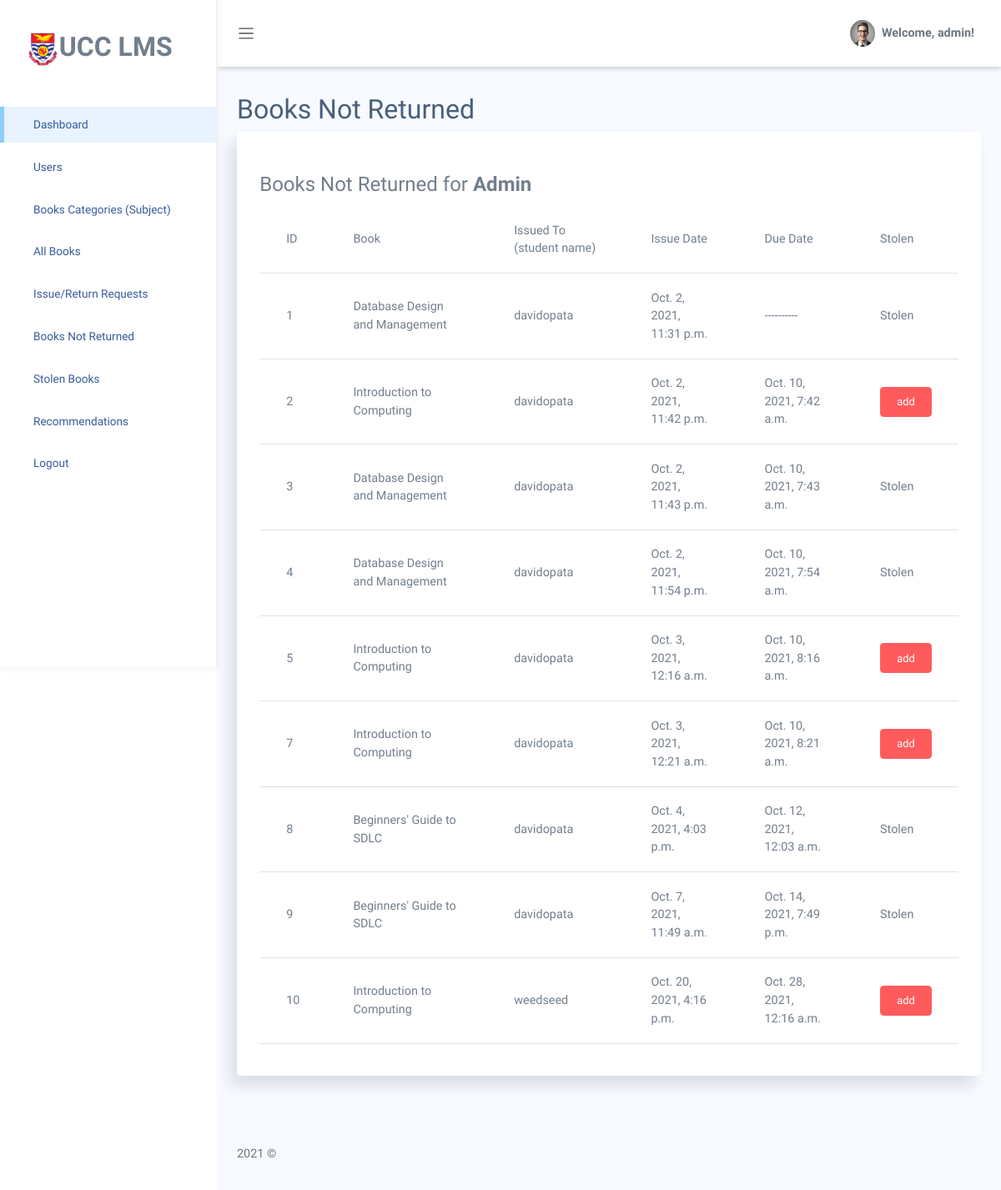
The page /books-not-returned/ (signed in) on the database as committed earlier.
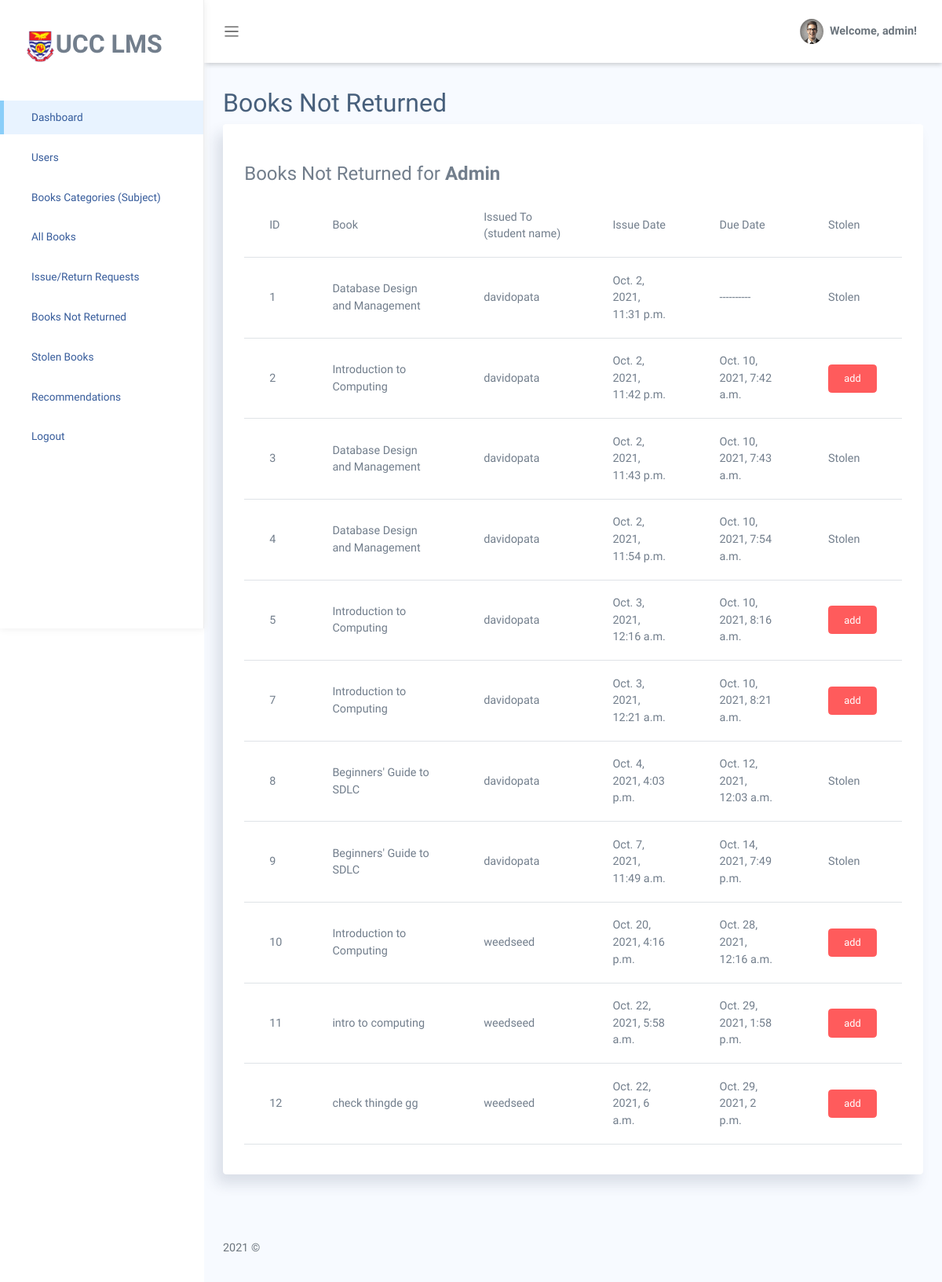
The same page on the database as committed later.
### ucclms/models.py (models this page shows, shortened)
class BookRecord(models.Model):
    book = ForeignKey(Book, on_delete=models.CASCADE)
    user = models.ForeignKey(User, blank=False, null=False, on_delete=models.CASCADE)
    date_of_issue = models.DateTimeField(auto_now_add=True)
    due_date = models.DateTimeField(blank=True, null=True)
    date_of_return = models.DateTimeField(null=True, blank=True)
    dues = models.IntegerField(null=True, blank=True, default=0 )
    renewals_left = models.IntegerField(null=True, blank=True, default=0 )

class Book(models.Model):
    title = models.CharField(max_length = 255, blank=False, null=False)
    publisher = models.CharField(max_length = 255, blank=True, null=True)
    availability = models.IntegerField(default=0, blank=True, null=True)
    year = models.CharField(max_length = 4, blank=True, null=True)
    author = models.CharField(max_length = 255, blank=True, null=True)
    location = models.CharField(max_length = 255, blank=True, null=True)
    subject = models.ForeignKey(Subject, on_delete=models.SET_NULL, null=True, blank=True, related_name='booksubject')
    is_stolen = models.BooleanField(default=False)
    no_stolen = models.IntegerField(null=True, blank=True, default=0)
    def __str__(self):
        return self.title

### ucclms/decorators.py (the view)
        def wrapper_func(request, *args, **kwargs):
            group = None
            if request.user.groups.exists():
                group = request.user.groups.all()[0].name
            if group in allowed_roles:
                return view_func(request, *args, **kwargs)
            else:
                return HttpResponse('Not authorised to access this page Try <ul><li><a href="/">Home</a></li><li><a href="/login">Login</a></li><li><a href="/admin-dashboard">Admin dashboard</a></li><li><a href="/student-dashboard">Student/Faculty dashboard</a></li></ul>')

### ucclms/views.py (called while the page is built)
@allowed_users(allowed_roles=['admin'])
def booksNotreturned(request):
    book_records = BookRecord.objects.filter(date_of_return=None)
    context = {'dash_title':'Books Not Returned','book_records': book_records}
    return render(request, 'ucclms/student-booksnot.html', context)

### ucclms/templates/ucclms/student-booksnot.html
{% extends 'base.html' %}
{% block content %}
<section class="section">
    <div class="card">
        <div class="card-header">
        </div>
        <div class="card-body">
            <table class='table' id="table_id">
                <legend>Books Not Returned for <strong style="text-transform: capitalize;">{{user}}</strong></legend>
                <thead>
                    <tr>
                        <td>ID</td>
                        <td>Book</td>
                        <td>Issued To (student name)</td>
                        <td>Issue Date</td>
                        <td>Due Date</td>
                        <td>Stolen</td>
                    </tr>
                </thead>
                <tbody>
                    {% for i in book_records %}
                    <tr>
                        <td>{{i.id}}</td>
                        <td>{{i.book}}</td>
                        <td>{{i.user}}</td>
                        <td>{% if i.date_of_issue != None %}
                            {{i.date_of_issue}}
                            {%else%}
                            ----------
                            {%endif%}
                        </td>
                        <td>{% if i.due_date != None %}
                            {{i.due_date}}
                            {%else%}
                            ----------
                            {%endif%}
                        </td>
                        <td>
                            {% if i.book.is_stolen  %}
                            Stolen
                            {% else %}
                            <a href="{% url 'add-stolen-book' i.id %}" class="btn btn-danger btn-sm">add</a>
                            {%endif%}
                        </td>
                    </tr>
                    {% endfor %}
                </tbody>
            </table>
        </div>
    </div>
</section>
{% endblock %}

Rows that differ between the two databases and show on the page:
added BookRecord: id "11", book "intro to computing", user "weedseed", date_of_issue "Oct. 22, 2021, 5:58 a.m.", due_date "Oct. 29, 2021, 1:58 p.m.", shows "add"
added BookRecord: id "12", book "check thingde gg", user "weedseed", date_of_issue "Oct. 22, 2021, 6 a.m.", due_date "Oct. 29, 2021, 2 p.m.", shows "add"
